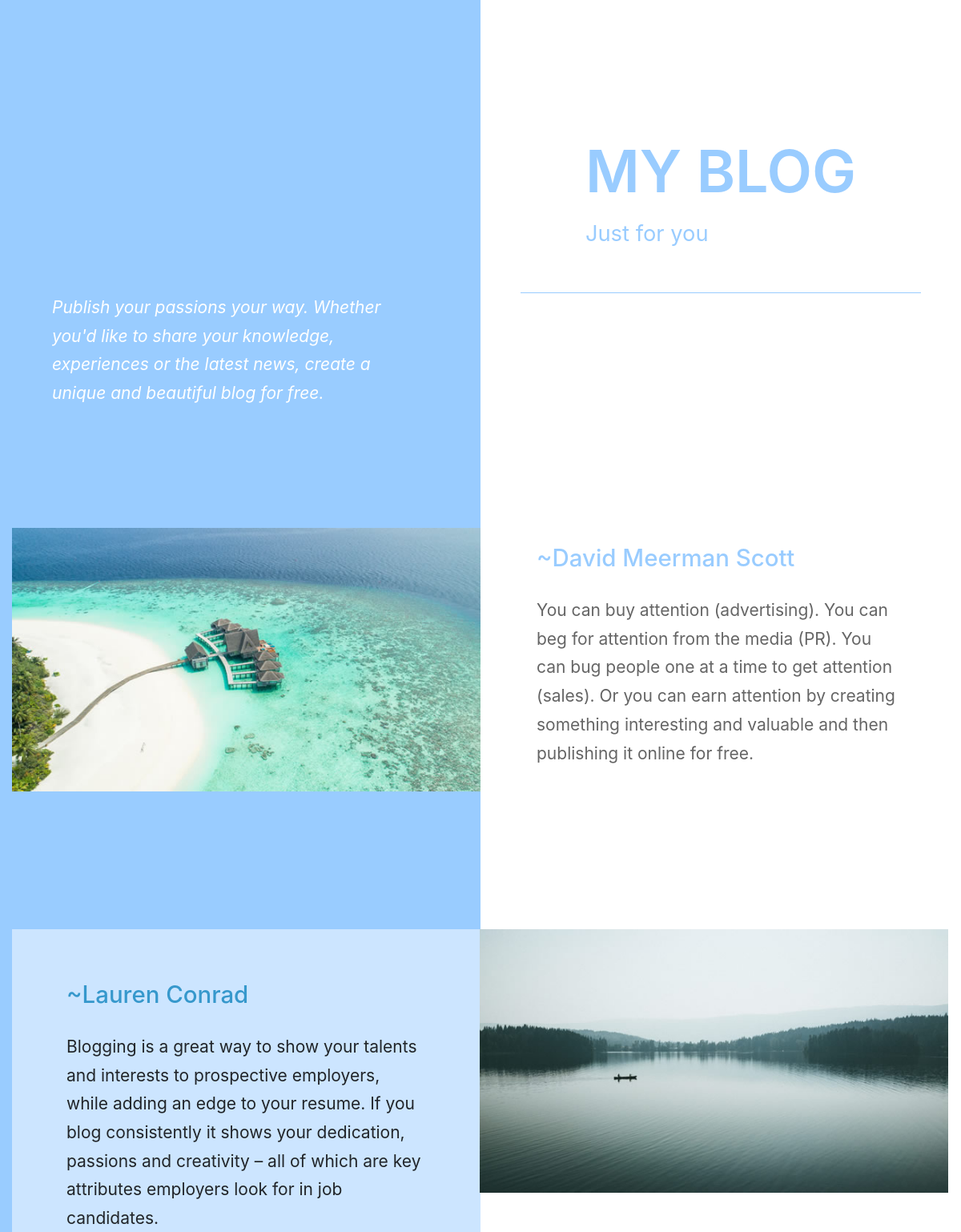
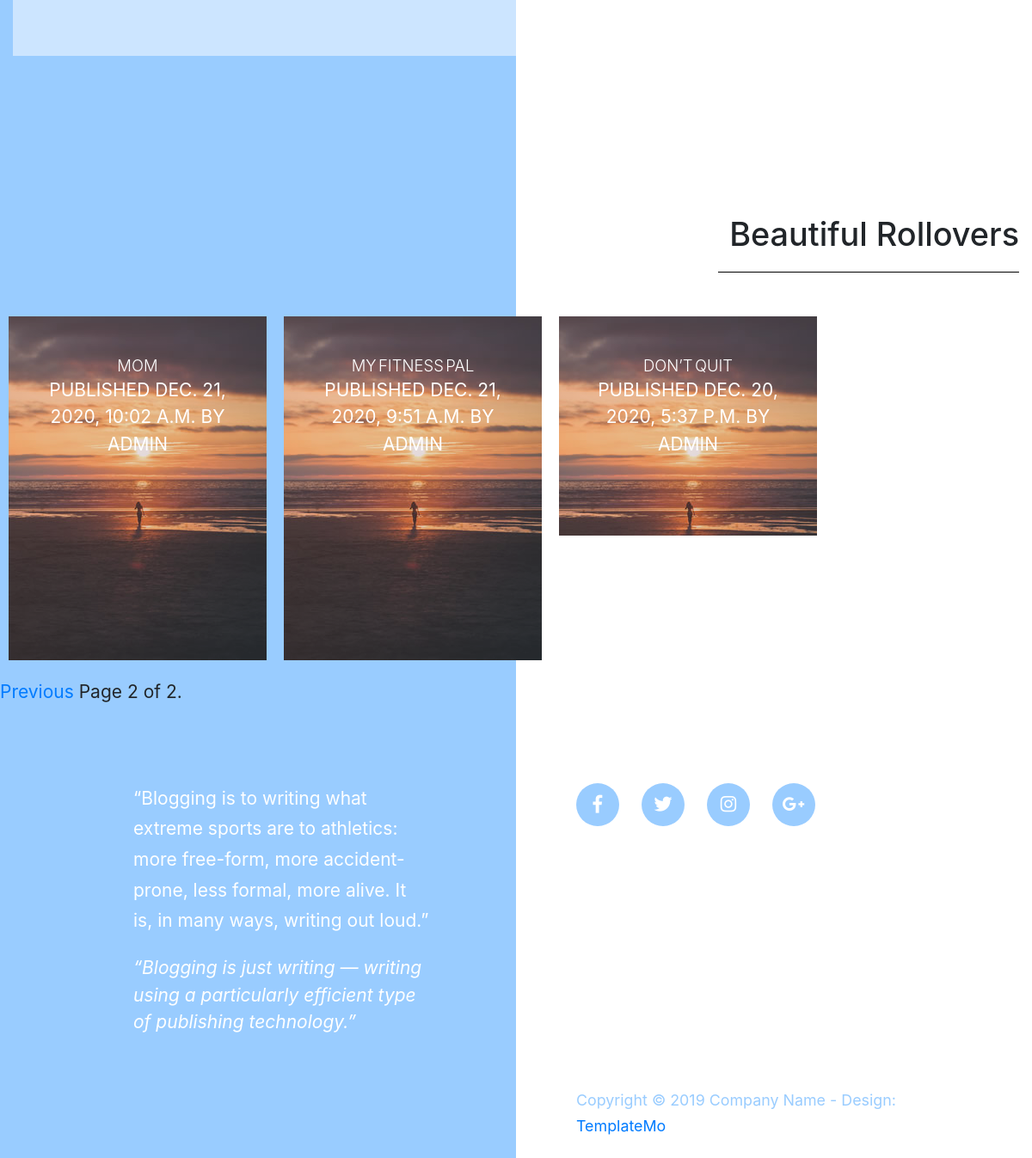
Screenshot of /?page=2 with the database file from the repository (2 pictures, top to bottom).
### blog/models.py (models this page shows, shortened)
class Post(models.Model):
	STATUS_CHOICES = (
		('draft',	'Draft'),
		('published',	'Published'),
	)
	title = models.CharField(max_length=250)
	slug = models.SlugField(max_length=250, unique_for_date='publish')
	author = models.ForeignKey(User, on_delete=models.CASCADE, related_name='blog_posts')
	body = models.TextField()
	publish = models.DateTimeField(default=timezone.now)
	created = models.DateTimeField(auto_now_add=True)
	updated = models.DateTimeField(auto_now=True)
	status = models.CharField(max_length=10, choices=STATUS_CHOICES, default='draft')
	objects = models.Manager()  # The	default	manager.
	published = PublishedManager()  # Our	custom	manager.
	class Meta:
		ordering = ('-publish',)
	def get_absolute_url(self):
		return reverse('blog:post_detail', args=[self.publish.year, self.publish.month, self.publish.day, self.slug])

### blog/views.py (the view)
# urls.py: path('',	views.post_list,	name='post_list'),
def post_list(request):
    object_list = Post.published.all()
    paginator = Paginator(object_list,	3)
    page = request.GET.get('page')
    try:
        posts = paginator.page(page)
    except PageNotAnInteger:
        posts = paginator.page(1)
    except EmptyPage:
        posts = paginator.page(paginator.num_pages)
    return render(request, 'blog/post/list.html', {'page':	page, 'posts':	posts})

### blog/models.py (called while the page is built)
	def	get_queryset(self):
		return	super(PublishedManager
						,self).get_queryset()\
								.filter(status='published')

### templates/blog/post/list.html (shortened to what this page needs)
{%    extends    "blog/base.html"    %}
{%    load    static    %}
{%    block    content    %}
<section id="intro" class="tm-p-1-section-1">
    <div class="container-fluid">
        <div class="row">
            <div class="col-md-6">
                <div class="tm-section-text-container">
                    <i class="tm-text-white">
                        <p class="mb-0">
                            Publish your passions your way. Whether you'd like to share your knowledge, experiences or
                            the latest news, create a unique and beautiful blog for free.
                    </i>
                </div>
            </div>
        </div>
    </div>
</section>
<section id="our_place">
    <div class="container-fluid">
        <div class="row">
            <div
                    class="col-md-12 col-lg-6 tm-section-image-container tm-img-left-container"
            >
                <img src="{% static 'img/forty_image_01.jpg' %}" alt="Image" class="img-fluid"/>
            </div>
            <div class="col-md-12 col-lg-6">
                <div class="tm-section-text-container-2">
                    <h2
                            class="tm-text-primary tm-section-title-mb tm-sm-bg-white-alpha"
                    >
                        ~David Meerman Scott
                    </h2>
                    <div class="tm-text-gray">
                        <p class="mb-4">
                            You can buy attention (advertising). You can beg for attention from the media (PR). You can
                            bug people one at a time to get attention (sales). Or you can earn attention by creating
                            something interesting and valuable and then publishing it online for free.
                        </p>
                    </div>
                </div>
            </div>
        </div>
    </div>
</section>
<section id="section_4" class="tm-section-4">
    <div class="container-fluid">
        <div class="row flex-column-reverse flex-lg-row">
            <div class="col-md-12 col-lg-6 tm-text-left-container">
                <div class="tm-section-text-container-3 tm-bg-white-alpha h-100">
                    <h2 class="tm-text-accent tm-section-title-mb">
                        ~Lauren Conrad </h2>
                    <p class="mb-0">
                        Blogging is a great way to show your talents and interests to prospective employers, while
                        adding an edge to your resume. If you blog consistently it shows your dedication, passions and
                        creativity – all of which are key attributes employers look for in job candidates.
                    </p>
                </div>
            </div>
            <div
                    class="col-md-12 col-lg-6 tm-section-image-container tm-img-right-container"
            >
                <img
                        src="{% static 'img/forty_image_02.jpg' %}"
                        alt="Image"
                        class="img-fluid tm-img-right"
                />
            </div>
        </div>
    </div>
</section>
<section id="gallery">
    <div class="container-fluid">
        <div class="row">
            <div class="col-12 tm-section-title-mb tm-gallery-title-col">
                <h2 class="tm-section-title-2">Beautiful Rollovers</h2>
                <hr class="tm-section-title-underline"/>
            </div>
            <div class="col-20">
                <div class="grid">
                    {% for post in posts %}
                    <figure class="effect-duke">
                        <img
                                src="{% static 'img/forty_image_13.jpg' %}"
                                alt="Image"
                                class="img-fluid"
                        />
                        <figcaption>
                            <h2> {{ post.title }}</h2>
                            <body> Published {{ post.publish }} by {{ post.author }}</body>
                        </figcaption>
                    </figure>
                    {% endfor %}
                </div>
                {% include "pagination.html" with page=posts %}
            </div>
            {% endblock %}

### static/css/templatemo-style.css (style rules this page uses)
html { font-family: "Open Sans", Arial, Helvetica, sans-serif; font-size: 21px; font-weight: 400; -webkit-font-smoothing: antialiased; scroll-behavior: smooth; }
body { overflow-x: hidden; }
.tm-bg-white-alpha { background-color: rgba(255, 255, 255, 0.5); }
h2 { font-size: 1.4rem; }
p { line-height: 1.7; }
.tm-text-white { color: white; }
.container-fluid { max-width: 1310px; }
.tm-p-1-section-1 { margin-bottom: 80px; }
#our_place { padding-top: 70px; padding-bottom: 70px; }
.tm-section-4 { padding-top: 70px; padding-bottom: 70px; }
#gallery { padding-top: 115px; padding-bottom: 110px; }
.tm-text-primary { color: #99ccff; }
.tm-text-gray { color: #656565; }
.tm-text-accent { color: #3698cc; }
.tm-section-title-2 { font-size: 1.8rem; text-align: right; }
.tm-section-title-underline { border-top: 1px solid black; max-width: 500px; margin-right: 0; width: 85%; }
.tm-section-text-container { padding: 0 50px; }
.tm-section-text-container-2 { padding: 20px 55px 30px; max-width: 640px; }
.tm-section-text-container-3 { padding: 64px 68px; }
.tm-section-title-mb { margin-bottom: 30px; }
.tm-img-right { margin-left: -1px; }
.tm-img-left-container, .tm-text-left-container { padding-right: 0; }
.tm-img-right-container { padding-left: 0; }
.grid { overflow: auto; display: flex; align-items: baseline; margin-left: auto; margin-right: auto; }
.grid figure { position: relative; overflow: hidden; background: #3085a3; text-align: center; cursor: pointer; margin-left: 10px; margin-right: 10px; }
.grid figure img { position: relative; display: block; min-height: 100%; max-width: 100%; opacity: 0.8; }
.grid figure figcaption { padding: 2em; color: #fff; text-transform: uppercase; -webkit-backface-visibility: hidden; backface-visibility: hidden; }
.grid figure figcaption::before, .grid figure figcaption::after { pointer-events: none; }
.grid figure figcaption, .grid figure figcaption > a { position: absolute; top: 0; left: 0; width: 100%; height: 100%; }
.grid figure h2 { word-spacing: -0.15em; font-weight: 300; }
.grid figure h2, .grid figure p { margin: 0; }
figure.effect-duke { background: -webkit-linear-gradient(-45deg, #34495e 0%, #cc6055 100%); background: linear-gradient(-45deg, #34495e 0%, #cc6055 100%); }
figure.effect-duke img, figure.effect-duke p { -webkit-transition: opacity 0.35s, -webkit-transform 0.35s; transition: opacity 0.35s, transform 0.35s; }
figure.effect-duke h2 { -webkit-transition: -webkit-transform 0.35s; transition: transform 0.35s; -webkit-transform: scale3d(0.8, 0.8, 1); transform: scale3d(0.8, 0.8, 1); -webkit-transform-origin: 50% 100%; transform-origin: 50% 100%; }
hr { border-color: black; }
@media (max-width: 1200px) { .tm-section-title-underline { max-width: 350px; } }
@media (max-width: 1200px) { .grid figure h2 { font-size: 1.1em; } }

### rows the page displays
Post: title "MOM", publish "DEC. 21, 2020, 10:02 A.M.", author "ADMIN"
Post: title "MY FITNESS PAL", publish "DEC. 21, 2020, 9:51 A.M.", author "ADMIN"
Post: title "DON’T QUIT", publish "DEC. 20, 2020, 5:37 P.M.", author "ADMIN"

### other values shown
{{ page.number }} "2"
{{ page.paginator.num_pages }} "2"
